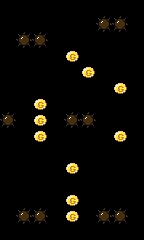

This game map was drawn from its Tiled (.tmx) file and the tilesets committed beside it. A one-line description and the full map source follow:
An orthogonal 9x15 tile map with 16x16 px tiles, 1 tile layer (map).

<map version="1.0" orientation="orthogonal" renderorder="right-down" width="9" height="15" tilewidth="16" tileheight="16" nextobjectid="1">
 <tileset firstgid="1" name="tileset" tilewidth="16" tileheight="16" tilecount="64" columns="8">
  <image source="tileset.png" width="128" height="128" />
 </tileset>
 <layer name="map" width="9" height="15">
  <data encoding="csv">
0,0,0,0,0,0,0,0,0,
0,0,0,0,0,0,1,1,0,
0,1,1,0,0,0,0,0,0,
0,0,0,0,25,0,0,0,0,
0,0,0,0,0,25,0,0,0,
0,0,0,0,0,0,0,25,0,
0,0,25,0,0,0,0,0,0,
1,0,25,0,1,1,0,0,0,
0,0,25,0,0,0,0,25,0,
0,0,0,0,0,0,0,0,0,
0,0,0,0,25,0,0,0,0,
0,0,0,0,0,0,0,0,0,
0,0,0,0,25,0,0,0,0,
0,1,1,0,25,0,1,1,0,
0,0,0,0,0,0,0,0,0
</data>
 </layer>
</map>
